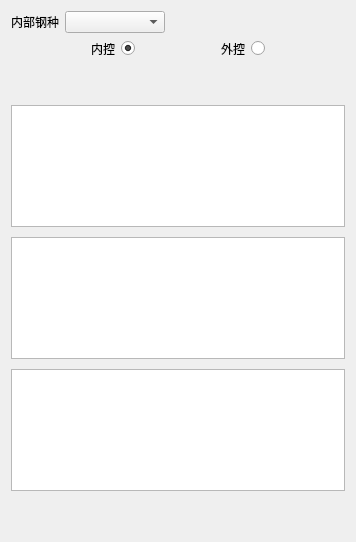
        <widget class="QWidget" name="standardPage">
         <layout class="QVBoxLayout" name="verticalLayout">
          <item>
           <layout class="QHBoxLayout" name="horizontalLayout_10">
            <item>
             <widget class="QLabel" name="label">
              <property name="text">
               <string>内部钢种</string>
              </property>
             </widget>
            </item>
            <item>
             <widget class="QComboBox" name="stNoComboBox">
              <property name="minimumSize">
               <size>
                <width>100</width>
                <height>0</height>
               </size>
              </property>
             </widget>
            </item>
            <item>
             <spacer name="horizontalSpacer_10">
              <property name="orientation">
               <enum>Qt::Horizontal</enum>
              </property>
              <property name="sizeHint" stdset="0">
               <size>
                <width>180</width>
                <height>20</height>
               </size>
              </property>
             </spacer>
            </item>
           </layout>
          </item>
          <item>
           <layout class="QHBoxLayout" name="horizontalLayout_11">
            <item>
             <spacer name="horizontalSpacer_12">
              <property name="orientation">
               <enum>Qt::Horizontal</enum>
              </property>
              <property name="sizeHint" stdset="0">
               <size>
                <width>60</width>
                <height>20</height>
               </size>
              </property>
             </spacer>
            </item>
            <item>
             <widget class="QLabel" name="label_10">
              <property name="text">
               <string>内控</string>
              </property>
             </widget>
            </item>
            <item>
             <widget class="QRadioButton" name="standardInternalRadioButton">
              <property name="text">
               <string/>
              </property>
              <property name="checked">
               <bool>true</bool>
              </property>
             </widget>
            </item>
            <item>
             <spacer name="horizontalSpacer_11">
              <property name="orientation">
               <enum>Qt::Horizontal</enum>
              </property>
              <property name="sizeHint" stdset="0">
               <size>
                <width>60</width>
                <height>20</height>
               </size>
              </property>
             </spacer>
            </item>
            <item>
             <widget class="QLabel" name="label_11">
              <property name="text">
               <string>外控</string>
              </property>
             </widget>
            </item>
            <item>
             <widget class="QRadioButton" name="standardExternalRadioButton">
              <property name="text">
               <string/>
              </property>
             </widget>
            </item>
            <item>
             <spacer name="horizontalSpacer_13">
              <property name="orientation">
               <enum>Qt::Horizontal</enum>
              </property>
              <property name="sizeHint" stdset="0">
               <size>
                <width>60</width>
                <height>20</height>
               </size>
              </property>
             </spacer>
            </item>
           </layout>
          </item>
          <item>
           <spacer name="verticalSpacer_5">
            <property name="orientation">
             <enum>Qt::Vertical</enum>
            </property>
            <property name="sizeType">
             <enum>QSizePolicy::Fixed</enum>
            </property>
            <property name="sizeHint" stdset="0">
             <size>
              <width>20</width>
              <height>40</height>
             </size>
            </property>
           </spacer>
          </item>
          <item>
           <widget class="QTableView" name="standard1TableView">
            <property name="sizePolicy">
             <sizepolicy hsizetype="Expanding" vsizetype="Fixed">
              <horstretch>0</horstretch>
              <verstretch>0</verstretch>
             </sizepolicy>
            </property>
            <property name="minimumSize">
             <size>
              <width>0</width>
              <height>122</height>
             </size>
            </property>
            <property name="maximumSize">
             <size>
              <width>16777215</width>
              <height>122</height>
             </size>
            </property>
            <property name="font">
             <font>
              <pointsize>12</pointsize>
             </font>
            </property>
            <property name="editTriggers">
             <set>QAbstractItemView::NoEditTriggers</set>
            </property>
           </widget>
          </item>
          <item>
           <spacer name="verticalSpacer">
            <property name="orientation">
             <enum>Qt::Vertical</enum>
            </property>
            <property name="sizeHint" stdset="0">
             <size>
              <width>20</width>
              <height>4</height>
             </size>
            </property>
           </spacer>
          </item>
          <item>
           <widget class="QTableView" name="standard2TableView">
            <property name="sizePolicy">
             <sizepolicy hsizetype="Expanding" vsizetype="Fixed">
              <horstretch>0</horstretch>
              <verstretch>0</verstretch>
             </sizepolicy>
            </property>
            <property name="minimumSize">
             <size>
              <width>0</width>
              <height>122</height>
             </size>
            </property>
            <property name="maximumSize">
             <size>
              <width>16777215</width>
              <height>122</height>
             </size>
            </property>
            <property name="font">
             <font>
              <pointsize>12</pointsize>
             </font>
            </property>
            <property name="editTriggers">
             <set>QAbstractItemView::NoEditTriggers</set>
            </property>
           </widget>
          </item>
          <item>
           <spacer name="verticalSpacer_2">
            <property name="orientation">
             <enum>Qt::Vertical</enum>
            </property>
            <property name="sizeHint" stdset="0">
             <size>
              <width>20</width>
              <height>4</height>
             </size>
            </property>
           </spacer>
          </item>
          <item>
           <widget class="QTableView" name="standard3TableView">
            <property name="sizePolicy">
             <sizepolicy hsizetype="Expanding" vsizetype="Fixed">
              <horstretch>0</horstretch>
              <verstretch>0</verstretch>
             </sizepolicy>
            </property>
            <property name="minimumSize">
             <size>
              <width>0</width>
              <height>122</height>
             </size>
            </property>
            <property name="maximumSize">
             <size>
              <width>16777215</width>
              <height>122</height>
             </size>
            </property>
            <property name="font">
             <font>
              <pointsize>12</pointsize>
             </font>
            </property>
            <property name="editTriggers">
             <set>QAbstractItemView::NoEditTriggers</set>
            </property>
           </widget>
          </item>
          <item>
           <spacer name="verticalSpacer_6">
            <property name="orientation">
             <enum>Qt::Vertical</enum>
            </property>
            <property name="sizeHint" stdset="0">
             <size>
              <width>20</width>
              <height>40</height>
             </size>
            </property>
           </spacer>
          </item>
         </layout>
        </widget>
